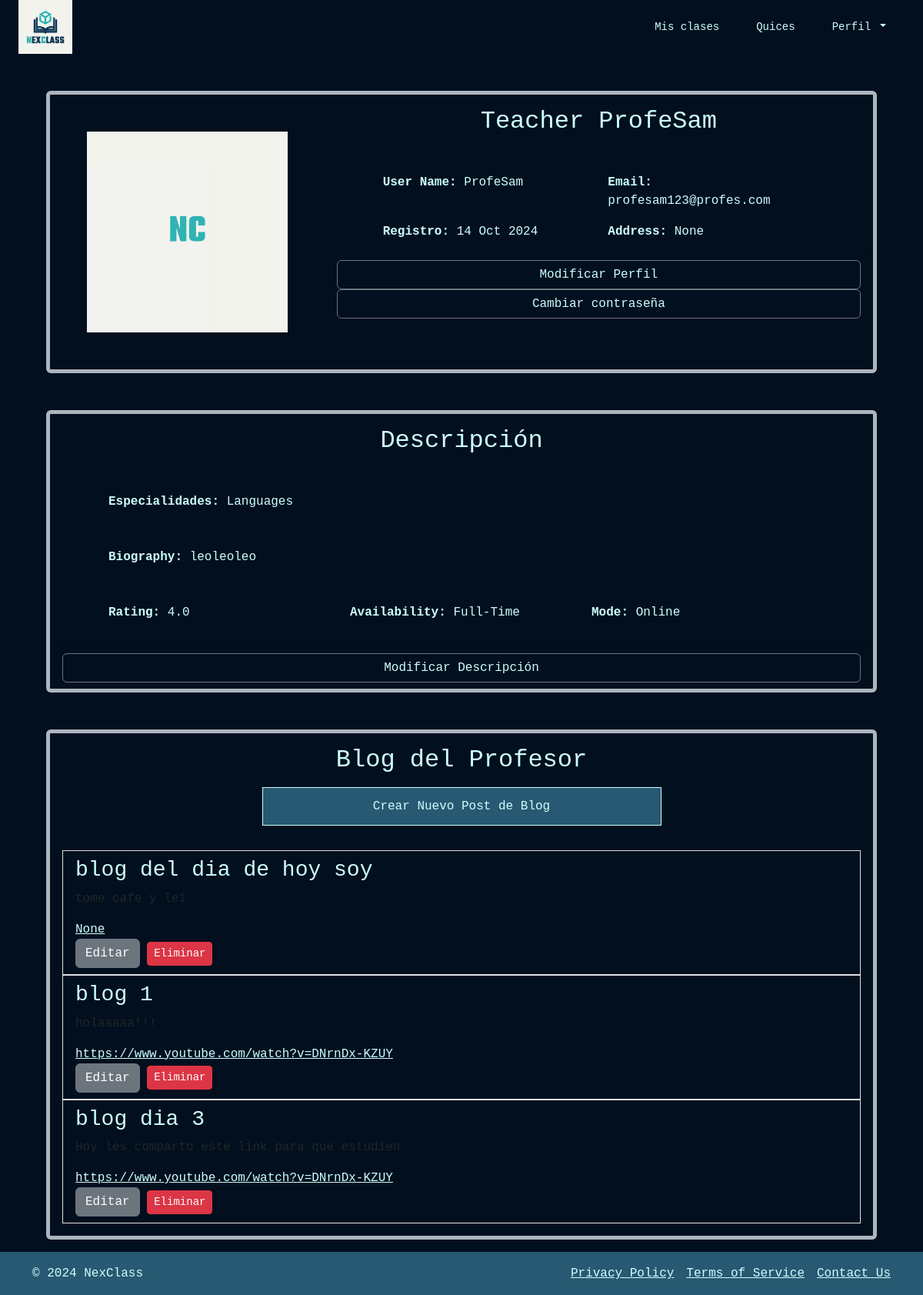
The page /my_profile_teacher/ (signed in) on the database its author committed.
### users/models.py (models this page shows, shortened)
class Teacher(models.Model):
    user = models.OneToOneField(User, on_delete=models.CASCADE)
    specialties = models.CharField(
        max_length=50,
        choices=Specialties.choices
    )
    biography = models.TextField()
    average_rating = models.FloatField(default=0.0)
    availability = models.CharField(
        max_length=50,
        choices=Availability.choices
    )
    mode = models.CharField(
        max_length=50,
        choices=Mode.choices
    )
    def average_rating(self):
        ratings = self.ratings.all()
        if ratings:
            return sum([rating.rating for rating in ratings]) / ratings.count()
        return 0

class User(AbstractBaseUser, PermissionsMixin):
    user_id = models.AutoField(primary_key=True)
    name = models.CharField(max_length=255)
    username = models.CharField(max_length=150, unique=True)
    email = models.EmailField(unique=True)
    password = models.CharField(max_length=128)
    user_type = models.CharField(
        max_length=10,
        choices=UserType.choices
    )
    registration_date = models.DateTimeField(auto_now_add=True)
    profile_picture = models.ImageField(upload_to='profile_photos/', default='profile_photos/default_profile.png',
                                        null=True, blank=True)
    address = models.CharField(max_length=255, null=True, blank=True)
    profile_complete = models.BooleanField(default=False)
    is_active = models.BooleanField(default=True)
    is_staff = models.BooleanField(default=False)
    objects = UserManager()
    USERNAME_FIELD = 'username'
    REQUIRED_FIELDS = ['email', 'name']

### reviews/models.py (models this page shows)
class TeacherRating(models.Model):
    teacher = models.ForeignKey(Teacher, on_delete=models.CASCADE, related_name='ratings')
    student = models.ForeignKey(Student, on_delete=models.CASCADE)
    rating = models.PositiveIntegerField()
    comment = models.TextField(null=True, blank=True)
    created_at = models.DateTimeField(auto_now_add=True)
    class Meta:
        unique_together = ('teacher', 'student')  # Un estudiante solo puede calificar a un profesor una vez

### teacher_blog/models.py (models this page shows, shortened)
class BlogPost(models.Model):
    teacher = models.ForeignKey(Teacher, on_delete=models.CASCADE, related_name='blog_posts')
    title = models.CharField(max_length=200)
    content = models.TextField()
    url = models.URLField(blank=True, null=True)
    created_at = models.DateTimeField(auto_now_add=True)
    updated_at = models.DateTimeField(auto_now=True)

### users/views.py (the view)
# urls.py: path('my_profile_teacher/', views.my_profile_teacher, name='my_profile_teacher'),
@login_required
def my_profile_teacher(request):
    teacher = get_object_or_404(Teacher, user=request.user)
    blog_posts = BlogPost.objects.filter(teacher=teacher)
    return render(request, 'my_profile_teacher.html', {
        'teacher': teacher,
        'blog_posts': blog_posts,
    })

### users/templates/my_profile_teacher.html (shortened to what this page needs)
{% extends 'navbarTeacher.html' %}
{% block content %}
<div class="container-fluid">
    <div class="card mb-3 m-5 border border-dark-subtle bg-transparent border-5">
        <div class="row g-0">
            <div class="col-md-4">
                <img src="{{ teacher.user.profile_picture.url }}" class="img-fluid rounded-start p-5" alt="user image">
            </div>
            <div class="col-md-8">
                <div class="card-body text_custom">
                    <h2 class="card-title text-center"> {{ teacher.user.user_type }} {{ teacher.user.name }}</h2>
                    <div class="row align-items-start mx-5 mt-5 mb-3">
                        <div class="col">
                            <strong>User Name:</strong> {{ teacher.user.username }}
                        </div>
                        <div class="col">
                            <strong>Email:</strong> {{ teacher.user.email }}
                        </div>
                    </div>
                    <div class="row align-items-start mx-5">
                        <div class="col">
                            <strong>Registro:</strong> {{ teacher.user.registration_date|date:"d M Y" }}
                        </div>
                        <div class="col">
                            <strong>Address:</strong> {{ teacher.user.address }}
                        </div>
                    </div>
                </div>
                <div class="card-footer text-center ">
                    <a class="btn btn-outline-secondary w-100 text_custom" href="{% url 'edit_profile' %}">Modificar Perfil</a>
                    <a class="btn btn-outline-secondary w-100 text_custom" href="{% url 'cambiar_contrasena' %}">Cambiar contraseña</a>
                </div>
            </div>
        </div>
    </div>
    <div class="card mb-3 m-5 border border-dark-subtle bg-transparent border-5">
        <div class="row g-0">
            <div class="col-md-12">
                <div class="card-body text_custom">
                    <h2 class="card-title text-center"> Descripción </h2>
                    <div class="row align-items-start mx-5 mt-5 mb-3">
                        <div class="col">
                            <strong>Especialidades:</strong> {{ teacher.specialties }}
                        </div>
                    </div>
                    <div class="row align-items-start mx-5 mt-5 mb-3">
                        <div class="col">
                            <strong>Biography:</strong> {{ teacher.biography }}
                        </div>
                    </div>
                    <div class="row align-items-start mx-5 mt-5 mb-3">
                        <div class="col">
                            <strong>Rating:</strong> {{ teacher.average_rating }}
                        </div>
                        <div class="col">
                            <strong>Availability:</strong> {{ teacher.availability }}
                        </div>
                        <div class="col">
                            <strong>Mode:</strong> {{ teacher.mode }}
                        </div>
                    </div>
                </div>
                <div class="card-footer text-center">
                    <a class="btn btn-outline-secondary w-100 text_custom" href="{% url 'edit_teacher_profile' %}">Modificar Descripción</a>
                </div>
            </div>
        </div>
    </div>
    <div class="card mb-3 m-5 border border-dark-subtle bg-transparent border-5">
        <div class="card-body text_custom ">
            <h2 class="card-title text-center"> Blog del Profesor </h2>
            <div class=" d-grid gap-2 col-6 mx-auto m-3">
                <a href="{% url 'create_blog_post' %}" class="btn btn-outline-light mb-3 button-custom-two ">Crear Nuevo Post de Blog</a>
            </div>
            <ul class="list-group list-group-flush">
                {% for post in blog_posts %}
                    <li class="list-group-item bg-transparent border">
                        <h3>{{ post.title }}</h3>
                        <p>{{ post.content|truncatewords:30 }}</p>
                        <a href="{{ post.url }}" target="_blank">{{ post.url }}</a>
                        <br>
                        <a href="{% url 'edit_blog_post' post.id %}" class="btn btn-secondary">Editar</a>
                        <form action="{% url 'delete_blog_post' post.id %}" method="post" style="display:inline;">
                            <button type="submit" class="btn btn-danger btn-sm">Eliminar</button>
                        </form>
                    </li>
                {% empty %}
                    <p class="text_custom">Aún no tienes publicaciones en el blog.</p>
                {% endfor %}
            </ul>
        </div>
    </div>
</div>
{% endblock content %}

### NextClassProject/static/styles/global.css (style rules this page uses)
h1, h2, h3, h4, h5, h6 { font-family: "Space Mono", monospace; color: var(--text-color); }
.text_custom { color: var(--text-color); }
.button-custom-two { background-color: var(--button-bg-color-two); color: var(--button-text-color); border: 0.5px solid var(--border-color); border-radius: 0; padding: 12px 24px; text-align: center; display: inline-block; font-size: 16px; cursor: pointer; transition: background-color 0.3s, color 0.3s; }
a { gap: 2px; color: var(--text-color); }

### rows shown on the page
Teacher: user.profile_picture (placeholder picture), user.user_type "Teacher", user.name "ProfeSam", user.username "ProfeSam", user.email "profesam123@profes.com", user.registration_date "14 Oct 2024", user.address "None", specialties "Languages", biography "leoleoleo", average_rating "4.0", availability "Full-Time", mode "Online"
BlogPost: title "blog del dia de hoy soy", content "tome cafe y lei", url "None"
BlogPost: title "blog 1", content "holaaaaa!!!", url "https://www.youtube.com/watch?v=DNrnDx-KZUY"
BlogPost: title "blog dia 3", content "Hoy les comparto este link para que estudien", url "https://www.youtube.com/watch?v=DNrnDx-KZUY"
